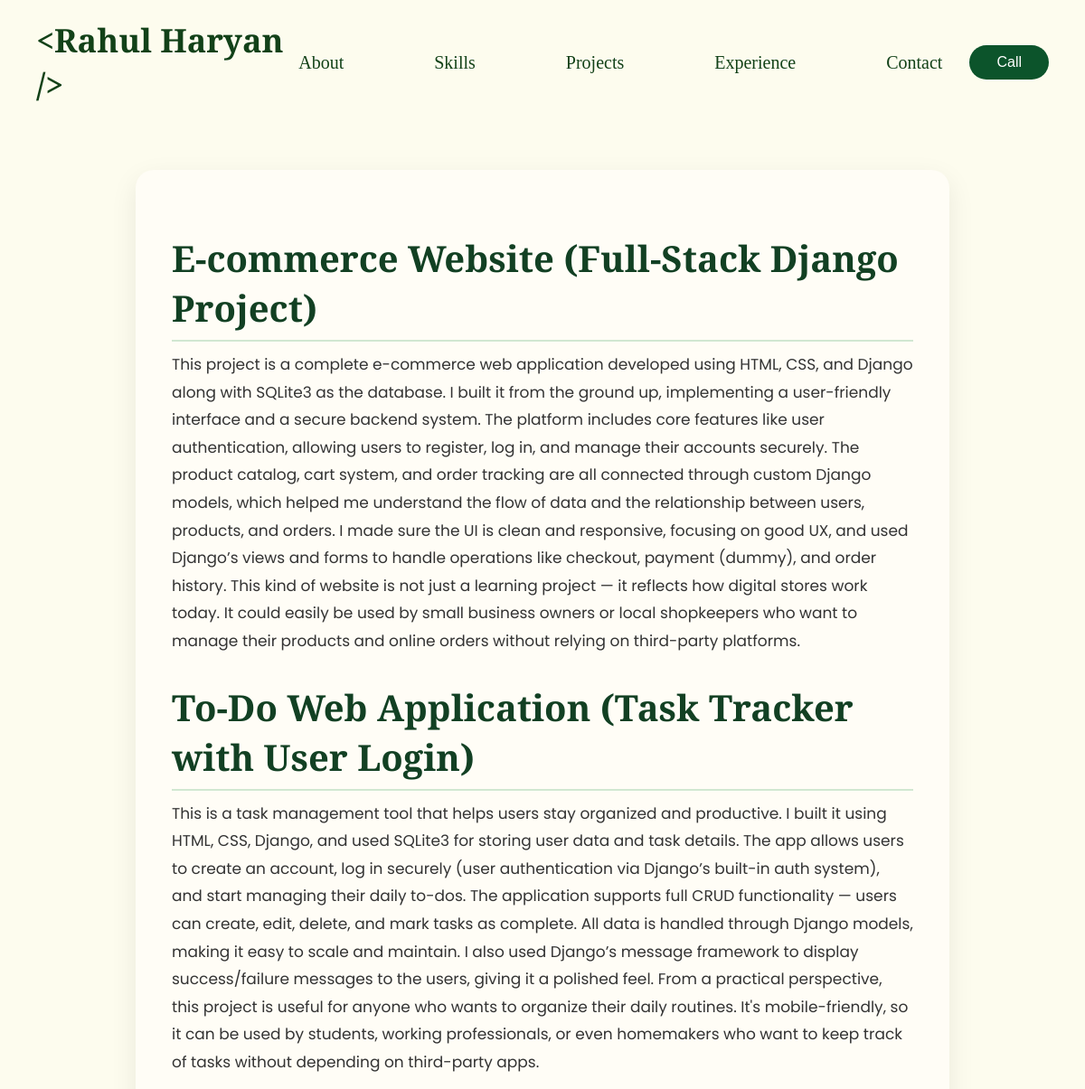
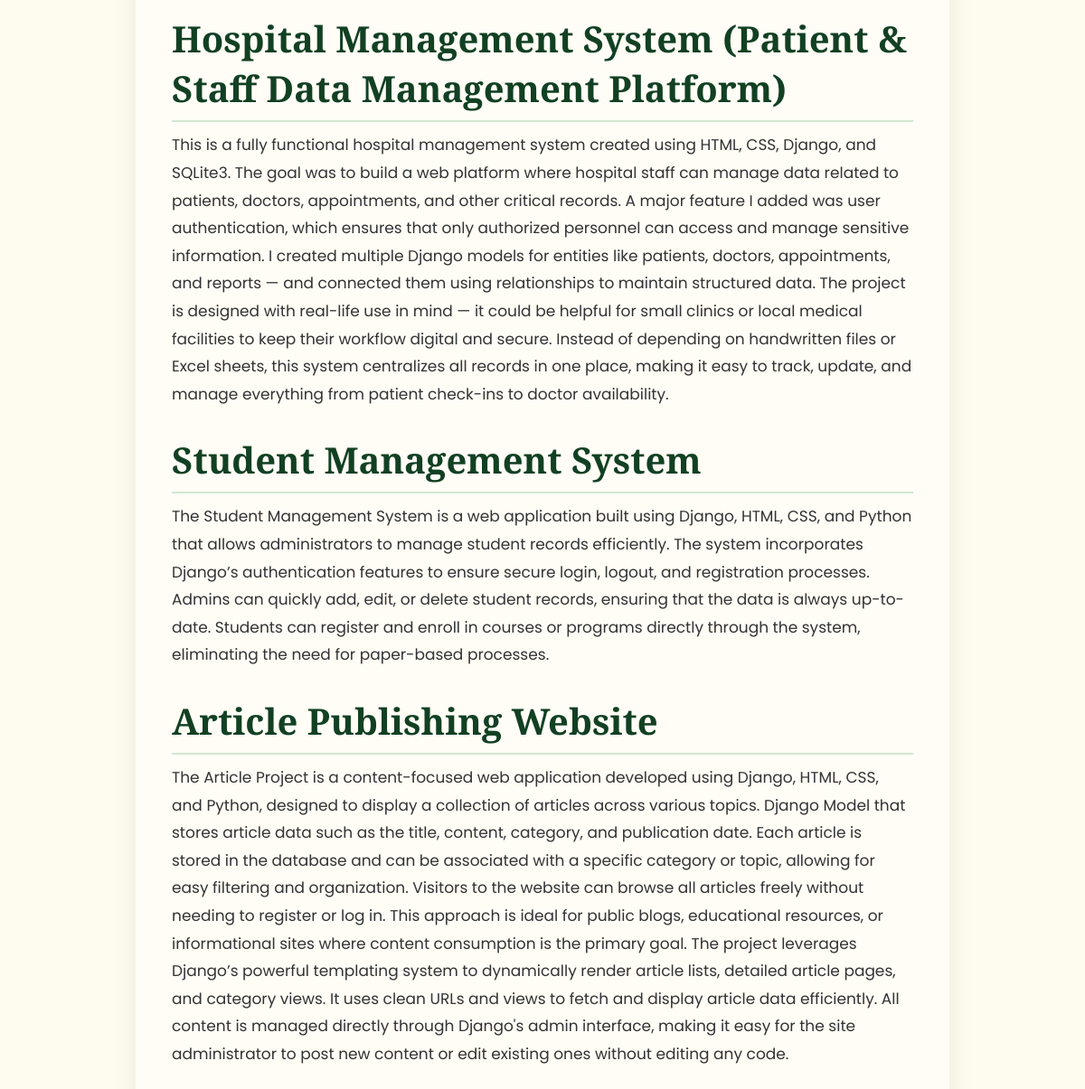
Screenshot of /project with the database file from the repository (2 pictures, top to bottom).
### base/models.py (models this page shows, shortened)
class Myprojects(models.Model):
    pname=models.CharField(max_length=100)
    pdesc=models.TextField()

### base/views.py (the view)
# urls.py: path('project',views.project,name='project'),
def project(request):
    all_project=Myprojects.objects.all()
    context={
        'all_project':all_project
    }
    return render(request ,'project.html',context)

### base/templates/project.html
{% extends "main.html" %}
{% block content %}
<center>
    <div class="projects">
        {% for i in all_project %}
            <h2 style="font-family: 'Playfair Display', serif; font-size: 40px; ">{{i.pname}}</h2>
            <p>{{i.pdesc}}</p>
        {% endfor %}
    </div>
</center>
{% endblock content %}

### static/style.css (style rules this page uses)
* { margin: 0; padding: 0; box-sizing: border-box; }
html, body { height: 100%; overflow-x: hidden; font-family: 'Inter', sans-serif; background-color: #fdfcee; color: #124118; }
.projects { max-width: 900px; margin: 50px auto; background-color: #fffdf6; padding: 40px; border-radius: 20px; box-shadow: 0 10px 30px rgba(0, 0, 0, 0.08); font-family: 'Poppins', sans-serif; text-align: left; }
.projects h2 { font-size: 26px; color: #124023; margin-top: 30px; margin-bottom: 10px; border-bottom: 2px solid #d1e7d1; padding-bottom: 8px; }
.projects p { font-size: 17px; color: #333333; line-height: 1.8; margin-bottom: 30px; }

### rows the page displays
Myprojects: pname "E-commerce Website (Full-Stack Django Project)", pdesc "This project is a complete e-commerce web application developed using HTML, CSS, and Django along with SQLite3 as the database. I built it from the ground up, implementing a user-friendly interface and a secure backend system. The platform includes core features like user authentication, allowing users to register, log in, and manage their accounts securely. The product catalog, cart system, and order tracking are all connected through custom Django models, which helped me understand the flow of data and the relationship between users, products, and orders. I made sure the UI is clean and responsive, focusing on good UX, and used Django’s views and forms to handle operations like checkout,…"
Myprojects: pname "To-Do Web Application (Task Tracker with User Login)", pdesc "This is a task management tool that helps users stay organized and productive. I built it using HTML, CSS, Django, and used SQLite3 for storing user data and task details. The app allows users to create an account, log in securely (user authentication via Django’s built-in auth system), and start managing their daily to-dos. The application supports full CRUD functionality — users can create, edit, delete, and mark tasks as complete. All data is handled through Django models, making it easy to scale and maintain. I also used Django’s message framework to display success/failure messages to the users, giving it a polished feel. From a practical perspective, this project is useful for anyone…"
Myprojects: pname "Hospital Management System (Patient & Staff Data Management Platform)", pdesc "This is a fully functional hospital management system created using HTML, CSS, Django, and SQLite3. The goal was to build a web platform where hospital staff can manage data related to patients, doctors, appointments, and other critical records. A major feature I added was user authentication, which ensures that only authorized personnel can access and manage sensitive information. I created multiple Django models for entities like patients, doctors, appointments, and reports — and connected them using relationships to maintain structured data. The project is designed with real-life use in mind — it could be helpful for small clinics or local medical facilities to keep their workflow…"
Myprojects: pname "Student Management System", pdesc "The Student Management System is a web application built using Django, HTML, CSS, and Python that allows administrators to manage student records efficiently. The system incorporates Django’s authentication features to ensure secure login, logout, and registration processes. Admins can quickly add, edit, or delete student records, ensuring that the data is always up-to-date. Students can register and enroll in courses or programs directly through the system, eliminating the need for paper-based processes."
Myprojects: pname "Article Publishing Website", pdesc "The Article Project is a content-focused web application developed using Django, HTML, CSS, and Python, designed to display a collection of articles across various topics. Django Model that stores article data such as the title, content, category, and publication date. Each article is stored in the database and can be associated with a specific category or topic, allowing for easy filtering and organization. Visitors to the website can browse all articles freely without needing to register or log in. This approach is ideal for public blogs, educational resources, or informational sites where content consumption is the primary goal. The project leverages Django’s powerful templating system…"
